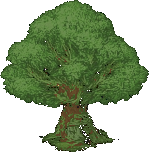
#> input picture assets/iso_nature/tree_pack_10.png, 149 x 152 px
$ python -i slice_pine_extra_sheet.py   (imports and definitions only)
#> lines starting #> are read from the running program, lines starting #| are printed output that depends on the picture
#> further down, picture is the input picture: PIL image 149x152 RGBA; mean R, G, B, A 42.6, 59.8, 28.6, 144.5
#!/usr/bin/env python3
"""Découpe planche pins supplémentaire → tree_pack_10..13, intégration JS."""

from __future__ import annotations

import colorsys
import re
import shutil
import sys
from pathlib import Path

from PIL import Image, ImageEnhance

ROOT = Path(__file__).resolve().parents[1]
OUT_DIR = ROOT / "assets" / "iso_nature"
SHEET_OUT = OUT_DIR / "pine_extra_sheet.png"
JS_OUT = ROOT / "js" / "mediterraneanDecorSprites.js"
CACHE = "v=10"

# Planche 640×1024 — 4 pins en bas (vivant, mort, vivant, mort)
PINE_BOXES = [
    ("tree_pack_10.png", (2, 873, 63, 1012), "vivant large"),
    ("tree_pack_11.png", (70, 879, 127, 1012), "mort large"),
    ("tree_pack_12.png", (135, 904, 182, 1010), "vivant moyen"),
    ("tree_pack_13.png", (205, 907, 242, 1010), "mort moyen"),
]

# Poids : vivants normaux ; morts = même rareté que 05-07
NEW_WEIGHTS = [1.12, 0.10, 1.0, 0.08]
NEW_FOREST_INDICES = [10, 11, 12, 13]

GLOBAL_COLOR = 0.88
GLOBAL_CONTRAST = 0.96
GLOBAL_BRIGHTNESS = 0.98
PIXEL_SAT_MUL = 0.92
GREEN_HUE_SAT_MUL = 0.72
GREEN_HUE_RANGE = (0.14, 0.50)
SHADOW_LUM_MAX = 0.12
BLACK_KEY = 22


def _trim(im: Image.Image) -> Image.Image:
    bbox = im.getbbox()
    return im.crop(bbox) if bbox else im


# [10 lines left out: function _key_black, not called in this run]


def _pixel_soften(r: int, g: int, b: int, a: int) -> tuple[int, int, int, int]:
    if a < 12:
        return 0, 0, 0, 0
    rf, gf, bf = r / 255.0, g / 255.0, b / 255.0
    h, s, v = colorsys.rgb_to_hsv(rf, gf, bf)
    if v <= SHADOW_LUM_MAX:
        return r, g, b, a
    sat_mul = PIXEL_SAT_MUL
    if GREEN_HUE_RANGE[0] <= h <= GREEN_HUE_RANGE[1] and s > 0.10:
        sat_mul *= GREEN_HUE_SAT_MUL
    s = max(0.0, min(1.0, s * sat_mul))
    nr, ng, nb = colorsys.hsv_to_rgb(h, s, v)
    return (
        min(255, int(nr * 255)),
        min(255, int(ng * 255)),
        min(255, int(nb * 255)),
        a,
    )


def _soften(im: Image.Image) -> Image.Image:
    im = im.convert("RGBA")
    px = im.load()
    w, h = im.size
#> w = 149; h = 152
    for y in range(h):
        for x in range(w):
            px[x, y] = _pixel_soften(*px[x, y])
    rgb = im.convert("RGB")
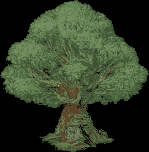
#> rgb: PIL image 149x152 RGB; mean R, G, B 47.9, 59.4, 38.1
    rgb = ImageEnhance.Color(rgb).enhance(GLOBAL_COLOR)
    rgb = ImageEnhance.Contrast(rgb).enhance(GLOBAL_CONTRAST)
    rgb = ImageEnhance.Brightness(rgb).enhance(GLOBAL_BRIGHTNESS)
    return Image.merge("RGBA", (*rgb.split(), im.split()[3]))
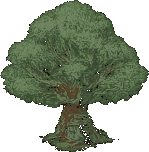
#> returned value: PIL image 149x152 RGBA; mean R, G, B, A 46.4, 56, 38.4, 144.5; transparent parts drawn white


# [103 lines left out: functions slice_pines, _parse_tree_sprite_names, patch_js, main, not called in this run]


# [2 lines not run here, left out]

>>> from PIL import Image
>>> picture = Image.open('../assets/iso_nature/tree_pack_10.png')
>>> result = _soften(picture)

$ run again, on assets/iso_nature/tree_pack_03.png
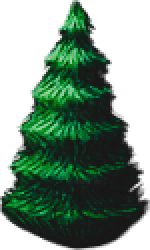
#> input picture assets/iso_nature/tree_pack_03.png, 75 x 125 px (shown 2 times larger)
#> picture is the input picture: PIL image 75x125 RGBA; mean R, G, B, A 12.1, 36.6, 20.5, 142
#> in _soften, `rgb = im.convert("RGB")`:
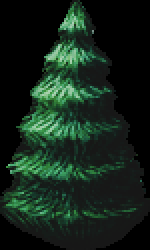
#> rgb: PIL image 75x125 RGB (shown 2 times larger); mean R, G, B 20, 36.6, 25.7
#> in _soften, `return Image.merge("RGBA", (*rgb.split(), im.split()[3]))`:
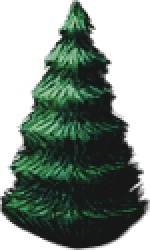
#> returned value: PIL image 75x125 RGBA (shown 2 times larger); mean R, G, B, A 20, 33.7, 24.7, 142; transparent parts drawn white
